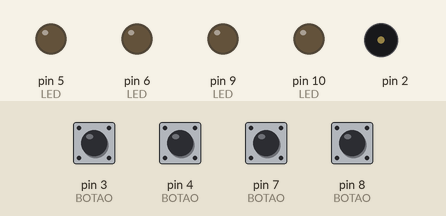
Simulated run of this sketch. Board: Arduino Uno, built with avr-gcc and run on an emulated ATmega328P. On the bench: output pins drawn as LEDs (lit = HIGH), buzzer (waves = sounding). Inputs (shaded band) come from the test bench; at power-on: pin 3 (BOTAO), pin 4 (BOTAO), pin 7 (BOTAO), pin 8 (BOTAO) HIGH.

Above: at 1.4 s.
1.5 s: pin 3 (BOTAO) pulled LOW for 0.25 s
At 1.65 s:
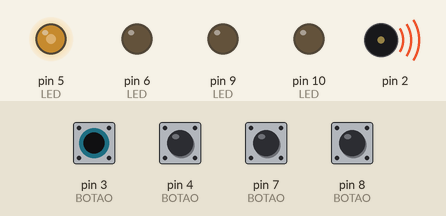
3.3 s: pin 4 (BOTAO) pulled LOW for 1 s
At 3.45 s:
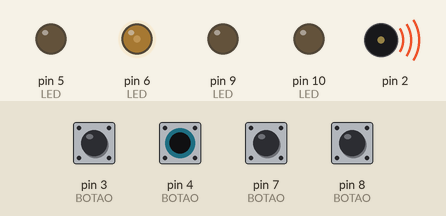
6.3 s: pin 7 (BOTAO) pulled LOW for 0.25 s
At 6.45 s:
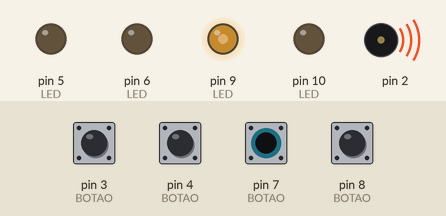
8.1 s: pin 8 (BOTAO) pulled LOW for 0.25 s
At 8.25 s:
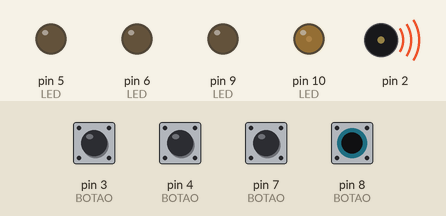
9.9 s: pin 3 (BOTAO) pulled LOW for 1 s
At 10.15 s:
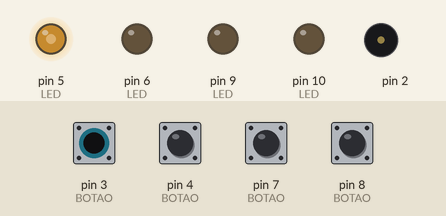
12.9 s: pin 4 (BOTAO) pulled LOW for 0.25 s
At 13.15 s:
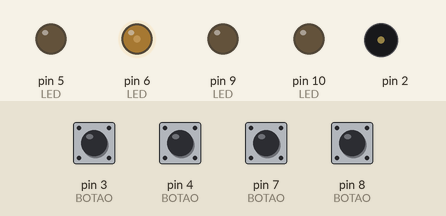
Timing chart, 0 to 15.7 s (numbered marks = the images above; inputs shaded):
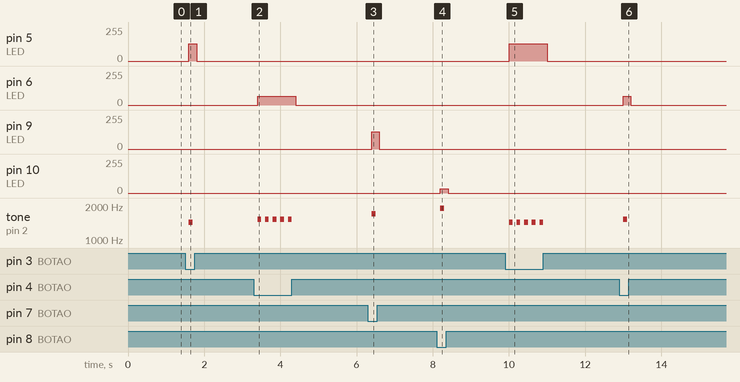

The sketch:

Piano.ino
```cpp
/*
 * Desenvolvido por Guilherme de Cleva Farto (guilherme.farto@gmail.com)
 * Projeto educacional para placa "Solda é facil" (design e conceito original por Maurício "MauMaker" Jabur e PandoraLab)
 *
 * Pressione os botões de S1 a S4 para executar simular um piano
 * - As notas executadas podem ser modificadas/configuradas na variável 'notas[]'
 * - A duração de execução da(s) nota(s) pressionada pode ser modificada/configurada na variável 'duracao[]'
 */

const byte BZ   = 2;

const byte S1   = 8;
const byte LED1 = 10;

const byte S2   = 7;
const byte LED2 = 9;

const byte S3   = 4;
const byte LED3 = 6;

const byte S4   = 3;
const byte LED4 = 5;

const byte LED[]    = {LED1, LED2, LED3, LED4};
const byte BRILHO[] = {32, 128, 64, 128};

const byte BOTAO[] = {S1, S2, S3, S4};
const int PRESS = LOW;

int portSpeak(BZ);

int notas[] = {1915, 1700, 1519, 1432};

int duracao[] = {100, 100, 100, 100};

void setup() {
  Serial.begin(9600);

  for (int i = 0; i < sizeof(BOTAO); i++) {
    pinMode(BOTAO[i], INPUT_PULLUP);
  }
}

void loop() {
  int botaoPressionado = lerBotao();

  if (botaoPressionado != -1) {
    controlarLed(botaoPressionado, true);

    tone(portSpeak, notas[botaoPressionado], duracao[botaoPressionado]);
  } else {
    noTone(portSpeak);

    controlarLed(-1, false);
  }
}

int lerBotao() {
  delay(200);

  for (int i = 0; i < sizeof(BOTAO); i++) {
    if (digitalRead(BOTAO[i]) == PRESS) {
      return i;
    }
  }

  return -1;
}

void controlarLed(int led, boolean acender) {
  if (led != -1) {
    analogWrite(LED[led], acender ? BRILHO[led] : 0);
  } else {
    for (int i = 0; i < sizeof(LED); i++) {
      analogWrite(LED[i], 0);
    }
  }
}
```

Measured:
- after the input at 1.5 s, pin 5 (LED): 0/255 → 128/255 after 0.10 s, → 0/255 0.20 s later; tone on pin 2: silent → 1432 Hz after 0.10 s, → silent 0.10 s later
- after the input at 3.3 s, pin 6 (LED): 0/255 → 64/255 after 0.10 s, → 0/255 1.0 s later; tone on pin 2: alternates 1519 Hz for 0.10 s and silent for 0.10 s, 10 changes in all, then stays silent, starting after 0.10 s
- after the input at 6.3 s, pin 9 (LED): 0/255 → 128/255 after 0.10 s, → 0/255 0.20 s later; tone on pin 2: silent → 1700 Hz after 0.10 s, → silent 0.10 s later
- after the input at 8.1 s, pin 10 (LED): 0/255 → 32/255 after 0.10 s, → 0/255 0.20 s later; tone on pin 2: silent → 1915 Hz after 0.10 s, → silent 0.10 s later
- after the input at 9.9 s, pin 5 (LED): 0/255 → 128/255 after 0.10 s, → 0/255 1.0 s later; tone on pin 2: alternates 1432 Hz for 0.10 s and silent for 0.10 s, 10 changes in all, then stays silent, starting after 0.10 s
- after the input at 12.9 s, pin 6 (LED): 0/255 → 64/255 after 0.10 s, → 0/255 0.20 s later; tone on pin 2: silent → 1519 Hz after 0.10 s, → silent 0.10 s later
